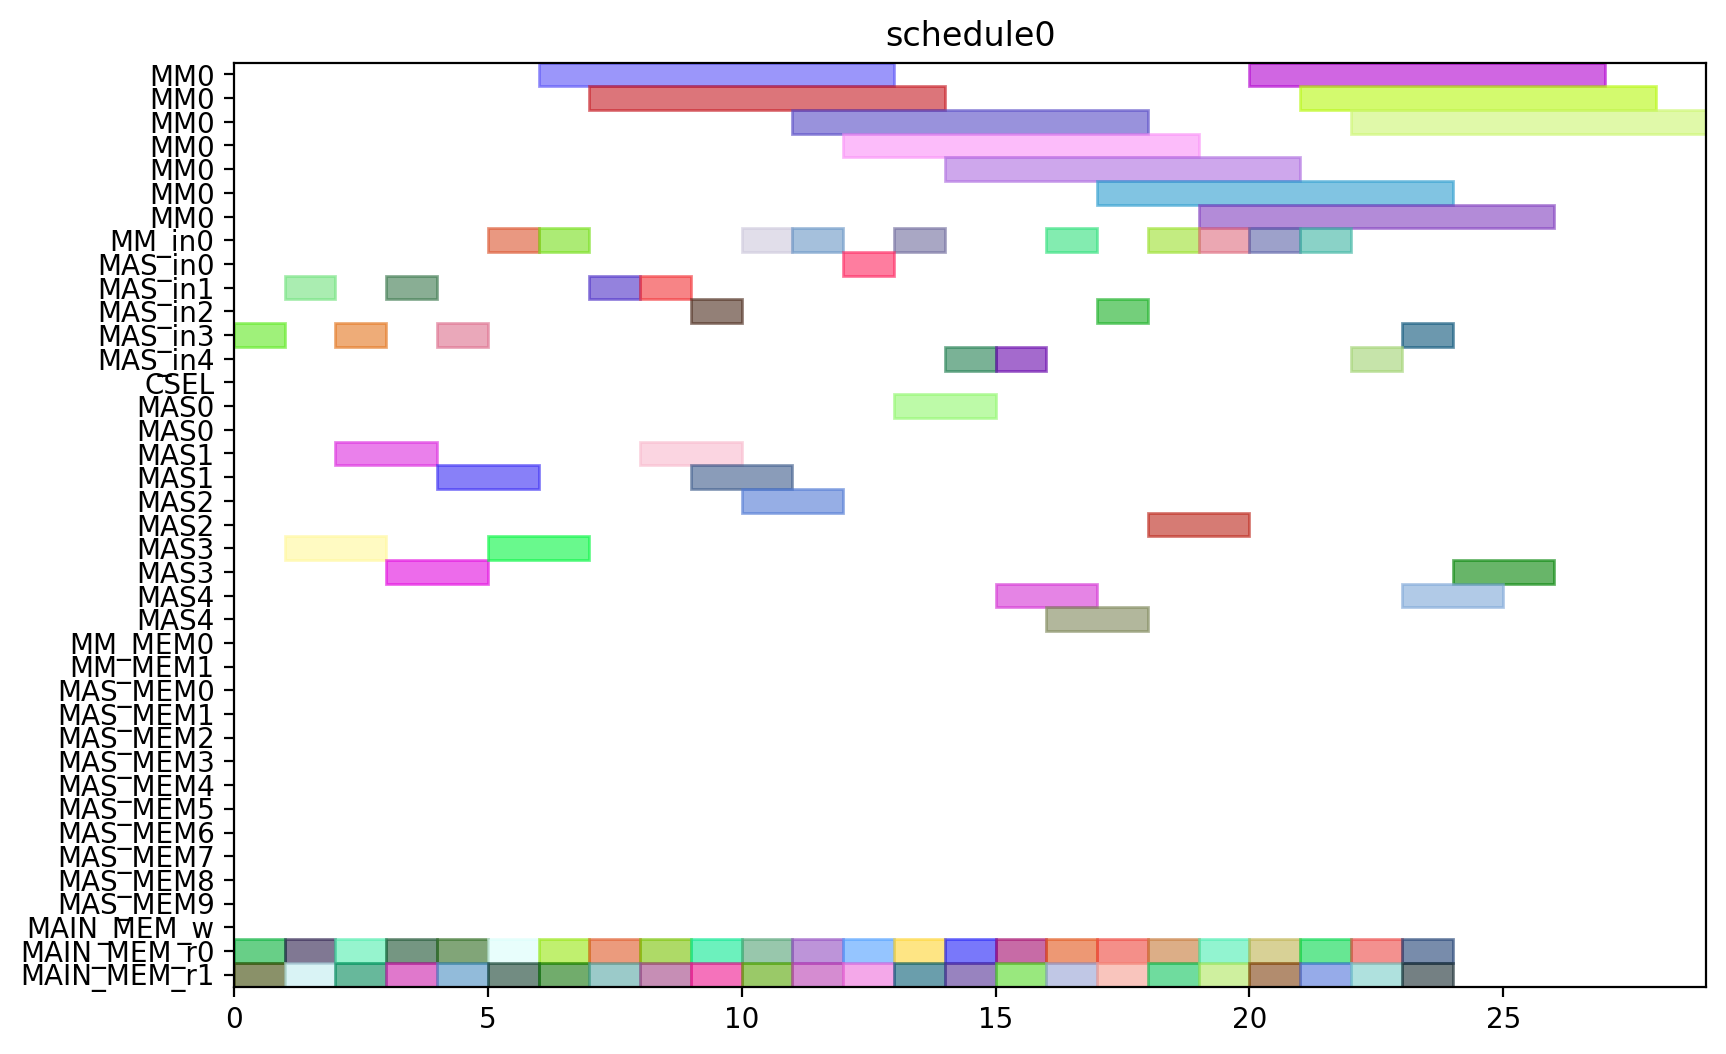

Source code (Python):
from pyschedule import Scenario, solvers, plotters, alt


def solve():
	horizon = 120
	S = Scenario("schedule0", horizon=horizon)

	# resource
	MM = S.Resources('MM', num=1, size=7)
	MM_in = S.Resources('MM_in', num=1)
	MAS_in = S.Resources('MAS_in', num=5)
	CSEL = S.Resource('CSEL')
	MAS = S.Resources('MAS', num=5, size=2, periods=range(1, horizon))
	MM_MEM = S.Resources('MM_MEM', num=2)
	MAS_MEM = S.Resources('MAS_MEM', num=10)
	MAIN_MEM_w = S.Resource('MAIN_MEM_w', size=1)
	MAIN_MEM_r = S.Resources('MAIN_MEM_r', num=2)

	# result of previous scheduling

	# new tasks
	t0_t0 = S.Task('t0_t0', length=2, delay_cost=1)
	t0_t0 += alt(MAS)
	t0_t0_in = S.Task('t0_t0_in', length=1, delay_cost=1)
	t0_t0_in += alt(MAS_in)
	S += t0_t0_in*MAS_in[0]<=t0_t0*MAS[0]

	S += t0_t0_in*MAS_in[1]<=t0_t0*MAS[1]

	S += t0_t0_in*MAS_in[2]<=t0_t0*MAS[2]

	S += t0_t0_in*MAS_in[3]<=t0_t0*MAS[3]

	S += t0_t0_in*MAS_in[4]<=t0_t0*MAS[4]

	t0_t0_mem0 = S.Task('t0_t0_mem0', length=1, delay_cost=1)
	t0_t0_mem0 += MAIN_MEM_r[0]
	S += t0_t0_mem0 <= t0_t0

	t0_t0_mem1 = S.Task('t0_t0_mem1', length=1, delay_cost=1)
	t0_t0_mem1 += MAIN_MEM_r[1]
	S += t0_t0_mem1 <= t0_t0

	t0_t1 = S.Task('t0_t1', length=2, delay_cost=1)
	t0_t1 += alt(MAS)
	t0_t1_in = S.Task('t0_t1_in', length=1, delay_cost=1)
	t0_t1_in += alt(MAS_in)
	S += t0_t1_in*MAS_in[0]<=t0_t1*MAS[0]

	S += t0_t1_in*MAS_in[1]<=t0_t1*MAS[1]

	S += t0_t1_in*MAS_in[2]<=t0_t1*MAS[2]

	S += t0_t1_in*MAS_in[3]<=t0_t1*MAS[3]

	S += t0_t1_in*MAS_in[4]<=t0_t1*MAS[4]

	t0_t1_mem0 = S.Task('t0_t1_mem0', length=1, delay_cost=1)
	t0_t1_mem0 += MAIN_MEM_r[0]
	S += t0_t1_mem0 <= t0_t1

	t0_t1_mem1 = S.Task('t0_t1_mem1', length=1, delay_cost=1)
	t0_t1_mem1 += MAIN_MEM_r[1]
	S += t0_t1_mem1 <= t0_t1

	t0_t3 = S.Task('t0_t3', length=7, delay_cost=1)
	t0_t3 += alt(MM)
	t0_t3_in = S.Task('t0_t3_in', length=1, delay_cost=1)
	t0_t3_in += alt(MM_in)
	S += t0_t3_in*MM_in[0]<=t0_t3*MM[0]
	t0_t3_mem0 = S.Task('t0_t3_mem0', length=1, delay_cost=1)
	t0_t3_mem0 += MAIN_MEM_r[0]
	S += t0_t3_mem0 <= t0_t3

	t0_t3_mem1 = S.Task('t0_t3_mem1', length=1, delay_cost=1)
	t0_t3_mem1 += MAIN_MEM_r[1]
	S += t0_t3_mem1 <= t0_t3

	t10 = S.Task('t10', length=2, delay_cost=1)
	t10 += alt(MAS)
	t10_in = S.Task('t10_in', length=1, delay_cost=1)
	t10_in += alt(MAS_in)
	S += t10_in*MAS_in[0]<=t10*MAS[0]

	S += t10_in*MAS_in[1]<=t10*MAS[1]

	S += t10_in*MAS_in[2]<=t10*MAS[2]

	S += t10_in*MAS_in[3]<=t10*MAS[3]

	S += t10_in*MAS_in[4]<=t10*MAS[4]

	t10_mem0 = S.Task('t10_mem0', length=1, delay_cost=1)
	t10_mem0 += MAIN_MEM_r[0]
	S += t10_mem0 <= t10

	t10_mem1 = S.Task('t10_mem1', length=1, delay_cost=1)
	t10_mem1 += MAIN_MEM_r[1]
	S += t10_mem1 <= t10

	t11 = S.Task('t11', length=2, delay_cost=1)
	t11 += alt(MAS)
	t11_in = S.Task('t11_in', length=1, delay_cost=1)
	t11_in += alt(MAS_in)
	S += t11_in*MAS_in[0]<=t11*MAS[0]

	S += t11_in*MAS_in[1]<=t11*MAS[1]

	S += t11_in*MAS_in[2]<=t11*MAS[2]

	S += t11_in*MAS_in[3]<=t11*MAS[3]

	S += t11_in*MAS_in[4]<=t11*MAS[4]

	t11_mem0 = S.Task('t11_mem0', length=1, delay_cost=1)
	t11_mem0 += MAIN_MEM_r[0]
	S += t11_mem0 <= t11

	t11_mem1 = S.Task('t11_mem1', length=1, delay_cost=1)
	t11_mem1 += MAIN_MEM_r[1]
	S += t11_mem1 <= t11

	t3_t0 = S.Task('t3_t0', length=7, delay_cost=1)
	t3_t0 += alt(MM)
	t3_t0_in = S.Task('t3_t0_in', length=1, delay_cost=1)
	t3_t0_in += alt(MM_in)
	S += t3_t0_in*MM_in[0]<=t3_t0*MM[0]
	t3_t0_mem0 = S.Task('t3_t0_mem0', length=1, delay_cost=1)
	t3_t0_mem0 += MAIN_MEM_r[0]
	S += t3_t0_mem0 <= t3_t0

	t3_t0_mem1 = S.Task('t3_t0_mem1', length=1, delay_cost=1)
	t3_t0_mem1 += MAIN_MEM_r[1]
	S += t3_t0_mem1 <= t3_t0

	t3_t1 = S.Task('t3_t1', length=7, delay_cost=1)
	t3_t1 += alt(MM)
	t3_t1_in = S.Task('t3_t1_in', length=1, delay_cost=1)
	t3_t1_in += alt(MM_in)
	S += t3_t1_in*MM_in[0]<=t3_t1*MM[0]
	t3_t1_mem0 = S.Task('t3_t1_mem0', length=1, delay_cost=1)
	t3_t1_mem0 += MAIN_MEM_r[0]
	S += t3_t1_mem0 <= t3_t1

	t3_t1_mem1 = S.Task('t3_t1_mem1', length=1, delay_cost=1)
	t3_t1_mem1 += MAIN_MEM_r[1]
	S += t3_t1_mem1 <= t3_t1

	t3_t2 = S.Task('t3_t2', length=2, delay_cost=1)
	t3_t2 += alt(MAS)
	t3_t2_in = S.Task('t3_t2_in', length=1, delay_cost=1)
	t3_t2_in += alt(MAS_in)
	S += t3_t2_in*MAS_in[0]<=t3_t2*MAS[0]

	S += t3_t2_in*MAS_in[1]<=t3_t2*MAS[1]

	S += t3_t2_in*MAS_in[2]<=t3_t2*MAS[2]

	S += t3_t2_in*MAS_in[3]<=t3_t2*MAS[3]

	S += t3_t2_in*MAS_in[4]<=t3_t2*MAS[4]

	t3_t2_mem0 = S.Task('t3_t2_mem0', length=1, delay_cost=1)
	t3_t2_mem0 += MAIN_MEM_r[0]
	S += t3_t2_mem0 <= t3_t2

	t3_t2_mem1 = S.Task('t3_t2_mem1', length=1, delay_cost=1)
	t3_t2_mem1 += MAIN_MEM_r[1]
	S += t3_t2_mem1 <= t3_t2

	t3_t3 = S.Task('t3_t3', length=2, delay_cost=1)
	t3_t3 += alt(MAS)
	t3_t3_in = S.Task('t3_t3_in', length=1, delay_cost=1)
	t3_t3_in += alt(MAS_in)
	S += t3_t3_in*MAS_in[0]<=t3_t3*MAS[0]

	S += t3_t3_in*MAS_in[1]<=t3_t3*MAS[1]

	S += t3_t3_in*MAS_in[2]<=t3_t3*MAS[2]

	S += t3_t3_in*MAS_in[3]<=t3_t3*MAS[3]

	S += t3_t3_in*MAS_in[4]<=t3_t3*MAS[4]

	t3_t3_mem0 = S.Task('t3_t3_mem0', length=1, delay_cost=1)
	t3_t3_mem0 += MAIN_MEM_r[0]
	S += t3_t3_mem0 <= t3_t3

	t3_t3_mem1 = S.Task('t3_t3_mem1', length=1, delay_cost=1)
	t3_t3_mem1 += MAIN_MEM_r[1]
	S += t3_t3_mem1 <= t3_t3

	t4_t0 = S.Task('t4_t0', length=2, delay_cost=1)
	t4_t0 += alt(MAS)
	t4_t0_in = S.Task('t4_t0_in', length=1, delay_cost=1)
	t4_t0_in += alt(MAS_in)
	S += t4_t0_in*MAS_in[0]<=t4_t0*MAS[0]

	S += t4_t0_in*MAS_in[1]<=t4_t0*MAS[1]

	S += t4_t0_in*MAS_in[2]<=t4_t0*MAS[2]

	S += t4_t0_in*MAS_in[3]<=t4_t0*MAS[3]

	S += t4_t0_in*MAS_in[4]<=t4_t0*MAS[4]

	t4_t0_mem0 = S.Task('t4_t0_mem0', length=1, delay_cost=1)
	t4_t0_mem0 += MAIN_MEM_r[0]
	S += t4_t0_mem0 <= t4_t0

	t4_t0_mem1 = S.Task('t4_t0_mem1', length=1, delay_cost=1)
	t4_t0_mem1 += MAIN_MEM_r[1]
	S += t4_t0_mem1 <= t4_t0

	t4_t1 = S.Task('t4_t1', length=2, delay_cost=1)
	t4_t1 += alt(MAS)
	t4_t1_in = S.Task('t4_t1_in', length=1, delay_cost=1)
	t4_t1_in += alt(MAS_in)
	S += t4_t1_in*MAS_in[0]<=t4_t1*MAS[0]

	S += t4_t1_in*MAS_in[1]<=t4_t1*MAS[1]

	S += t4_t1_in*MAS_in[2]<=t4_t1*MAS[2]

	S += t4_t1_in*MAS_in[3]<=t4_t1*MAS[3]

	S += t4_t1_in*MAS_in[4]<=t4_t1*MAS[4]

	t4_t1_mem0 = S.Task('t4_t1_mem0', length=1, delay_cost=1)
	t4_t1_mem0 += MAIN_MEM_r[0]
	S += t4_t1_mem0 <= t4_t1

	t4_t1_mem1 = S.Task('t4_t1_mem1', length=1, delay_cost=1)
	t4_t1_mem1 += MAIN_MEM_r[1]
	S += t4_t1_mem1 <= t4_t1

	t4_t3 = S.Task('t4_t3', length=7, delay_cost=1)
	t4_t3 += alt(MM)
	t4_t3_in = S.Task('t4_t3_in', length=1, delay_cost=1)
	t4_t3_in += alt(MM_in)
	S += t4_t3_in*MM_in[0]<=t4_t3*MM[0]
	t4_t3_mem0 = S.Task('t4_t3_mem0', length=1, delay_cost=1)
	t4_t3_mem0 += MAIN_MEM_r[0]
	S += t4_t3_mem0 <= t4_t3

	t4_t3_mem1 = S.Task('t4_t3_mem1', length=1, delay_cost=1)
	t4_t3_mem1 += MAIN_MEM_r[1]
	S += t4_t3_mem1 <= t4_t3

	t5_t0 = S.Task('t5_t0', length=7, delay_cost=1)
	t5_t0 += alt(MM)
	t5_t0_in = S.Task('t5_t0_in', length=1, delay_cost=1)
	t5_t0_in += alt(MM_in)
	S += t5_t0_in*MM_in[0]<=t5_t0*MM[0]
	t5_t0_mem0 = S.Task('t5_t0_mem0', length=1, delay_cost=1)
	t5_t0_mem0 += MAIN_MEM_r[0]
	S += t5_t0_mem0 <= t5_t0

	t5_t0_mem1 = S.Task('t5_t0_mem1', length=1, delay_cost=1)
	t5_t0_mem1 += MAIN_MEM_r[1]
	S += t5_t0_mem1 <= t5_t0

	t5_t1 = S.Task('t5_t1', length=7, delay_cost=1)
	t5_t1 += alt(MM)
	t5_t1_in = S.Task('t5_t1_in', length=1, delay_cost=1)
	t5_t1_in += alt(MM_in)
	S += t5_t1_in*MM_in[0]<=t5_t1*MM[0]
	t5_t1_mem0 = S.Task('t5_t1_mem0', length=1, delay_cost=1)
	t5_t1_mem0 += MAIN_MEM_r[0]
	S += t5_t1_mem0 <= t5_t1

	t5_t1_mem1 = S.Task('t5_t1_mem1', length=1, delay_cost=1)
	t5_t1_mem1 += MAIN_MEM_r[1]
	S += t5_t1_mem1 <= t5_t1

	t5_t2 = S.Task('t5_t2', length=2, delay_cost=1)
	t5_t2 += alt(MAS)
	t5_t2_in = S.Task('t5_t2_in', length=1, delay_cost=1)
	t5_t2_in += alt(MAS_in)
	S += t5_t2_in*MAS_in[0]<=t5_t2*MAS[0]

	S += t5_t2_in*MAS_in[1]<=t5_t2*MAS[1]

	S += t5_t2_in*MAS_in[2]<=t5_t2*MAS[2]

	S += t5_t2_in*MAS_in[3]<=t5_t2*MAS[3]

	S += t5_t2_in*MAS_in[4]<=t5_t2*MAS[4]

	t5_t2_mem0 = S.Task('t5_t2_mem0', length=1, delay_cost=1)
	t5_t2_mem0 += MAIN_MEM_r[0]
	S += t5_t2_mem0 <= t5_t2

	t5_t2_mem1 = S.Task('t5_t2_mem1', length=1, delay_cost=1)
	t5_t2_mem1 += MAIN_MEM_r[1]
	S += t5_t2_mem1 <= t5_t2

	t5_t3 = S.Task('t5_t3', length=2, delay_cost=1)
	t5_t3 += alt(MAS)
	t5_t3_in = S.Task('t5_t3_in', length=1, delay_cost=1)
	t5_t3_in += alt(MAS_in)
	S += t5_t3_in*MAS_in[0]<=t5_t3*MAS[0]

	S += t5_t3_in*MAS_in[1]<=t5_t3*MAS[1]

	S += t5_t3_in*MAS_in[2]<=t5_t3*MAS[2]

	S += t5_t3_in*MAS_in[3]<=t5_t3*MAS[3]

	S += t5_t3_in*MAS_in[4]<=t5_t3*MAS[4]

	t5_t3_mem0 = S.Task('t5_t3_mem0', length=1, delay_cost=1)
	t5_t3_mem0 += MAIN_MEM_r[0]
	S += t5_t3_mem0 <= t5_t3

	t5_t3_mem1 = S.Task('t5_t3_mem1', length=1, delay_cost=1)
	t5_t3_mem1 += MAIN_MEM_r[1]
	S += t5_t3_mem1 <= t5_t3

	t6_t0 = S.Task('t6_t0', length=7, delay_cost=1)
	t6_t0 += alt(MM)
	t6_t0_in = S.Task('t6_t0_in', length=1, delay_cost=1)
	t6_t0_in += alt(MM_in)
	S += t6_t0_in*MM_in[0]<=t6_t0*MM[0]
	t6_t0_mem0 = S.Task('t6_t0_mem0', length=1, delay_cost=1)
	t6_t0_mem0 += MAIN_MEM_r[0]
	S += t6_t0_mem0 <= t6_t0

	t6_t0_mem1 = S.Task('t6_t0_mem1', length=1, delay_cost=1)
	t6_t0_mem1 += MAIN_MEM_r[1]
	S += t6_t0_mem1 <= t6_t0

	t6_t1 = S.Task('t6_t1', length=7, delay_cost=1)
	t6_t1 += alt(MM)
	t6_t1_in = S.Task('t6_t1_in', length=1, delay_cost=1)
	t6_t1_in += alt(MM_in)
	S += t6_t1_in*MM_in[0]<=t6_t1*MM[0]
	t6_t1_mem0 = S.Task('t6_t1_mem0', length=1, delay_cost=1)
	t6_t1_mem0 += MAIN_MEM_r[0]
	S += t6_t1_mem0 <= t6_t1

	t6_t1_mem1 = S.Task('t6_t1_mem1', length=1, delay_cost=1)
	t6_t1_mem1 += MAIN_MEM_r[1]
	S += t6_t1_mem1 <= t6_t1

	t6_t2 = S.Task('t6_t2', length=2, delay_cost=1)
	t6_t2 += alt(MAS)
	t6_t2_in = S.Task('t6_t2_in', length=1, delay_cost=1)
	t6_t2_in += alt(MAS_in)
	S += t6_t2_in*MAS_in[0]<=t6_t2*MAS[0]

	S += t6_t2_in*MAS_in[1]<=t6_t2*MAS[1]

	S += t6_t2_in*MAS_in[2]<=t6_t2*MAS[2]

	S += t6_t2_in*MAS_in[3]<=t6_t2*MAS[3]

	S += t6_t2_in*MAS_in[4]<=t6_t2*MAS[4]

	t6_t2_mem0 = S.Task('t6_t2_mem0', length=1, delay_cost=1)
	t6_t2_mem0 += MAIN_MEM_r[0]
	S += t6_t2_mem0 <= t6_t2

	t6_t2_mem1 = S.Task('t6_t2_mem1', length=1, delay_cost=1)
	t6_t2_mem1 += MAIN_MEM_r[1]
	S += t6_t2_mem1 <= t6_t2

	t6_t3 = S.Task('t6_t3', length=2, delay_cost=1)
	t6_t3 += alt(MAS)
	t6_t3_in = S.Task('t6_t3_in', length=1, delay_cost=1)
	t6_t3_in += alt(MAS_in)
	S += t6_t3_in*MAS_in[0]<=t6_t3*MAS[0]

	S += t6_t3_in*MAS_in[1]<=t6_t3*MAS[1]

	S += t6_t3_in*MAS_in[2]<=t6_t3*MAS[2]

	S += t6_t3_in*MAS_in[3]<=t6_t3*MAS[3]

	S += t6_t3_in*MAS_in[4]<=t6_t3*MAS[4]

	t6_t3_mem0 = S.Task('t6_t3_mem0', length=1, delay_cost=1)
	t6_t3_mem0 += MAIN_MEM_r[0]
	S += t6_t3_mem0 <= t6_t3

	t6_t3_mem1 = S.Task('t6_t3_mem1', length=1, delay_cost=1)
	t6_t3_mem1 += MAIN_MEM_r[1]
	S += t6_t3_mem1 <= t6_t3

	t7_t0 = S.Task('t7_t0', length=7, delay_cost=1)
	t7_t0 += alt(MM)
	t7_t0_in = S.Task('t7_t0_in', length=1, delay_cost=1)
	t7_t0_in += alt(MM_in)
	S += t7_t0_in*MM_in[0]<=t7_t0*MM[0]
	t7_t0_mem0 = S.Task('t7_t0_mem0', length=1, delay_cost=1)
	t7_t0_mem0 += MAIN_MEM_r[0]
	S += t7_t0_mem0 <= t7_t0

	t7_t0_mem1 = S.Task('t7_t0_mem1', length=1, delay_cost=1)
	t7_t0_mem1 += MAIN_MEM_r[1]
	S += t7_t0_mem1 <= t7_t0

	t7_t1 = S.Task('t7_t1', length=7, delay_cost=1)
	t7_t1 += alt(MM)
	t7_t1_in = S.Task('t7_t1_in', length=1, delay_cost=1)
	t7_t1_in += alt(MM_in)
	S += t7_t1_in*MM_in[0]<=t7_t1*MM[0]
	t7_t1_mem0 = S.Task('t7_t1_mem0', length=1, delay_cost=1)
	t7_t1_mem0 += MAIN_MEM_r[0]
	S += t7_t1_mem0 <= t7_t1

	t7_t1_mem1 = S.Task('t7_t1_mem1', length=1, delay_cost=1)
	t7_t1_mem1 += MAIN_MEM_r[1]
	S += t7_t1_mem1 <= t7_t1

	t7_t2 = S.Task('t7_t2', length=2, delay_cost=1)
	t7_t2 += alt(MAS)
	t7_t2_in = S.Task('t7_t2_in', length=1, delay_cost=1)
	t7_t2_in += alt(MAS_in)
	S += t7_t2_in*MAS_in[0]<=t7_t2*MAS[0]

	S += t7_t2_in*MAS_in[1]<=t7_t2*MAS[1]

	S += t7_t2_in*MAS_in[2]<=t7_t2*MAS[2]

	S += t7_t2_in*MAS_in[3]<=t7_t2*MAS[3]

	S += t7_t2_in*MAS_in[4]<=t7_t2*MAS[4]

	t7_t2_mem0 = S.Task('t7_t2_mem0', length=1, delay_cost=1)
	t7_t2_mem0 += MAIN_MEM_r[0]
	S += t7_t2_mem0 <= t7_t2

	t7_t2_mem1 = S.Task('t7_t2_mem1', length=1, delay_cost=1)
	t7_t2_mem1 += MAIN_MEM_r[1]
	S += t7_t2_mem1 <= t7_t2

	t7_t3 = S.Task('t7_t3', length=2, delay_cost=1)
	t7_t3 += alt(MAS)
	t7_t3_in = S.Task('t7_t3_in', length=1, delay_cost=1)
	t7_t3_in += alt(MAS_in)
	S += t7_t3_in*MAS_in[0]<=t7_t3*MAS[0]

	S += t7_t3_in*MAS_in[1]<=t7_t3*MAS[1]

	S += t7_t3_in*MAS_in[2]<=t7_t3*MAS[2]

	S += t7_t3_in*MAS_in[3]<=t7_t3*MAS[3]

	S += t7_t3_in*MAS_in[4]<=t7_t3*MAS[4]

	t7_t3_mem0 = S.Task('t7_t3_mem0', length=1, delay_cost=1)
	t7_t3_mem0 += MAIN_MEM_r[0]
	S += t7_t3_mem0 <= t7_t3

	t7_t3_mem1 = S.Task('t7_t3_mem1', length=1, delay_cost=1)
	t7_t3_mem1 += MAIN_MEM_r[1]
	S += t7_t3_mem1 <= t7_t3

	solvers.mip.solve(S,msg=1,kind='CPLEX',ratio_gap=1.01)

	solution = [['hoge']*len(S.solution()[1]) for i in range(len(S.solution()))]
	for i in range(len(S.solution())):
		for j in range(len(S.solution()[i])):
			solution[i][j]=str(S.solution()[i][j])
	print(solution)

	cycles = int(solution[-1][3])

	pic_file_name = "/mnt/rose/usr1/fukuda/ABE/multiRAM_multiMAS_16mux/scheduling_result/stage7MM1_stage2MAS5/SQR012345/schedule0.png"
	if(S.solution() != []):
		plotters.matplotlib.plot(S,img_filename=pic_file_name, show_task_labels=False, fig_size=(cycles*0.25+3, 6))

	return solution
